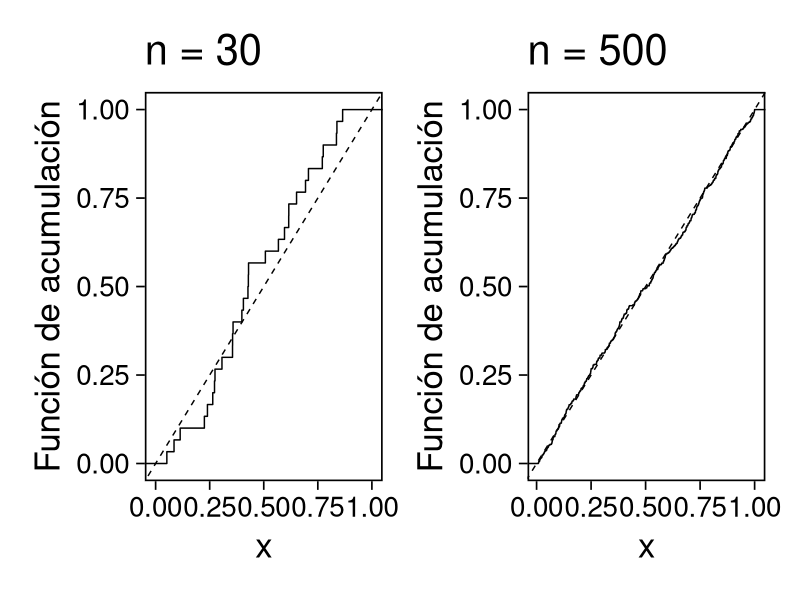
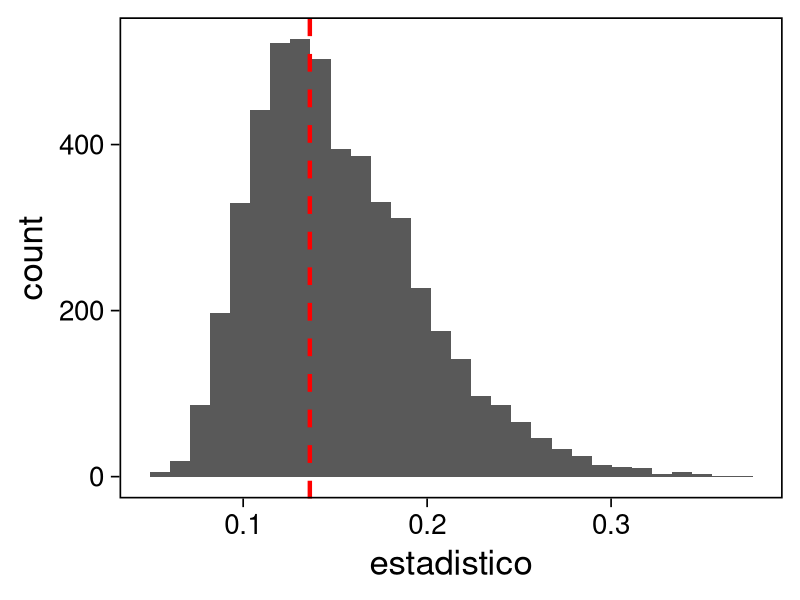

These charts were generated, in order, by the following R code:
## Setup ---------------------------------------------------------------------
library(tidyverse)
library(patchwork)
library(scales)

## Cambia el default del tamaño de fuente 
theme_set(theme_linedraw(base_size = 25))

## Cambia el número de decimales para mostrar
options(digits = 4)
## Problemas con mi consola en Emacs
options(pillar.subtle = FALSE)
options(rlang_backtrace_on_error = "none")
options(crayon.enabled = FALSE)

## Para el tema de ggplot
color.itam  <- c("#00362b","#004a3b", "#00503f", "#006953", "#008367", "#009c7b", "#00b68f", NA)
sin_leyenda <- theme(legend.position = "none")
sin_ejes <- theme(axis.ticks = element_blank(), axis.text = element_blank())
sin_lineas <- theme(panel.grid.major = element_blank(), panel.grid.minor = element_blank())

x0 <- 3; a <- 3; m <- 5;
x  <- x0; 
for (jj in 2:10){
  x[jj] <- (a * x[jj-1]) %% m
}
x

x0 <- 3; a <- 2; m <- 11;
x  <- x0; 
for (jj in 2:20){
  x[jj] <- (a * x[jj-1]) %% m
}
x

u <- x[1:(m-1)] / m
u

runif(1)

runif(100, min = 7, max = 10)

runif(5)
runif(5)

set.seed(108); runif(5)
set.seed(108); runif(5)

set.seed(10)
samples <- tibble(x = runif(30))
g1 <- samples |>
  ggplot(aes(x)) +
  stat_ecdf(geom = "step") +
  geom_abline(intercept = 0, slope = 1, lty = 2) + 
  sin_lineas +
  ylab("Función de acumulación") + xlab("x") +
  ggtitle("n = 30") + xlim(0,1)
g2 <- tibble(x = runif(500)) |>
  ggplot(aes(x)) +
  stat_ecdf(geom = "step") +
  geom_abline(intercept = 0, slope = 1, lty = 2) + 
  sin_lineas +
  ylab("Función de acumulación") + xlab("x") +
  ggtitle("n = 500")
g1 + g2

Pn <- ecdf(samples$x)
x_ <- seq(0, 1, length = 1000)
Dn <- max(abs(Pn(x_) - punif(x_)))
print(paste("Distancia: ", Dn))

set.seed(10)
experiment <- function(id){
     Fn <- ecdf(runif(30))
     max(abs(Fn(x_) - punif(x_)))
  }
replicas <- tibble(id = 1:5000) |>
  mutate(estadistico = map_dbl(id, experiment))

replicas |>
  ggplot(aes(estadistico)) +
  geom_histogram() + sin_lineas +
  geom_vline(xintercept = Dn, lty = 2, color = 'red', lwd = 1.5)

print(paste("Probabilidad: ", mean(replicas$estadistico >= Dn)))

ks.test(samples$x, "punif")
